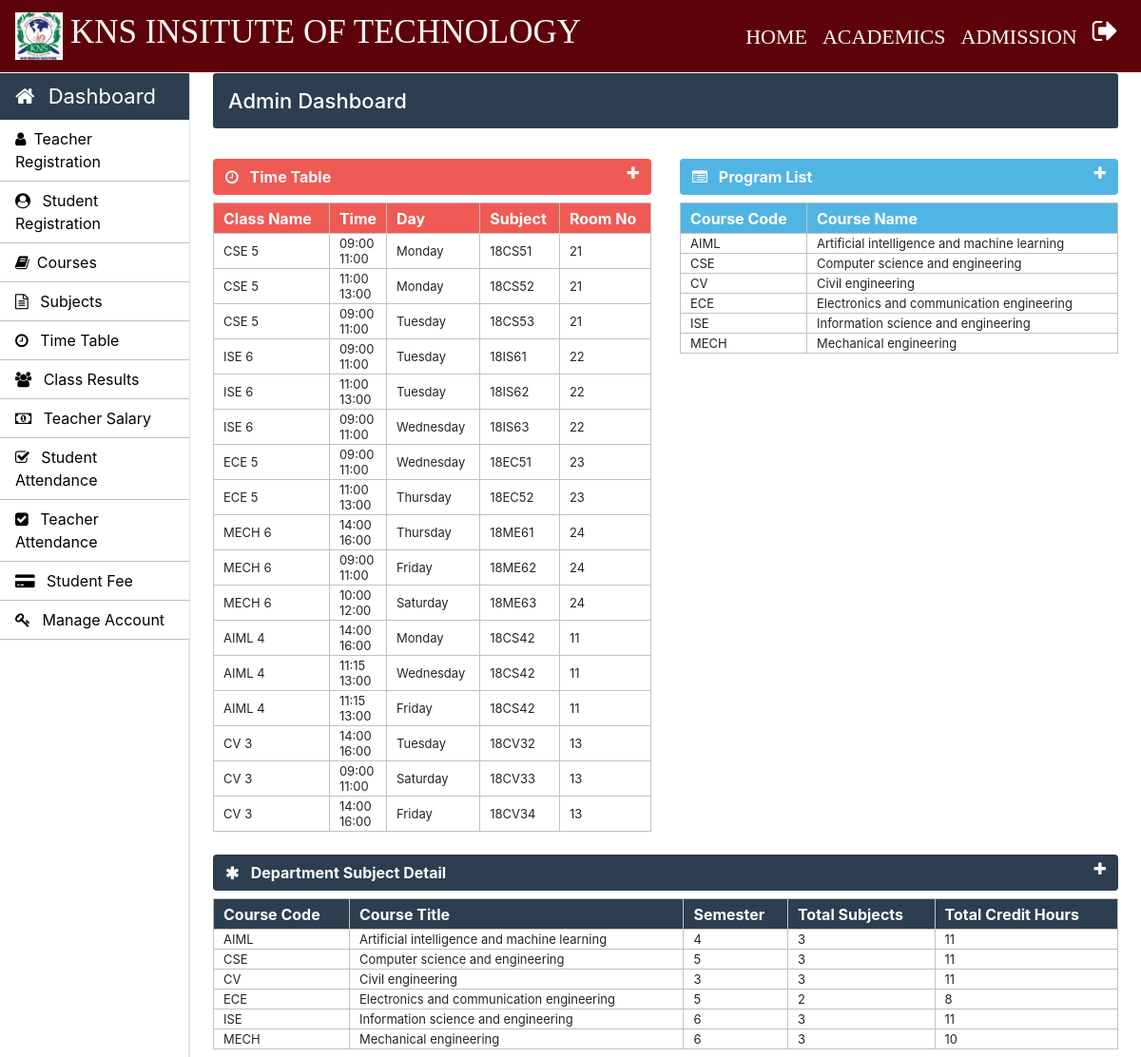
The app's page /admin/admin-index.php (signed in) with its own data.
### tables this page shows
CREATE TABLE `time_table` (
  `id` int(11) NOT NULL,
  `course_code` varchar(10) NOT NULL,
  `semester` int(11) NOT NULL,
  `timing_from` varchar(10) NOT NULL,
  `timing_to` varchar(10) NOT NULL,
  `day` varchar(20) NOT NULL,
  `subject_code` varchar(20) NOT NULL,
  `room_no` int(11) NOT NULL
);

CREATE TABLE `weekdays` (
  `day_id` int(11) NOT NULL,
  `day_name` varchar(15) NOT NULL
);

CREATE TABLE `courses` (
  `course_code` varchar(10) NOT NULL,
  `course_name` varchar(50) NOT NULL,
  `semester_or_year` varchar(10) NOT NULL,
  `no_of_year` int(10) NOT NULL
);

### Admin/admin-index.php (the view, shortened to what this page needs)
	<?php
		require_once "../connection/connection.php";
	?>
	<?php include('../common/common-header.php') ?>
	<?php include('../common/admin-sidebar.php') ?>
		<main role="main" class="col-xl-10 col-lg-9 col-md-8 ml-sm-auto px-md-4 mb-2 w-100 page-content-index">
			<div class="flex-wrap flex-md-no-wrap pt-3 pb-2 mb-3 text-white admin-dashboard pl-3">
				<h4>Admin Dashboard </h4>
			</div>
			<div class="row">
				<div class=" col-lg-6 col-md-12 col-sm-12 ">
					<div>
						<section class="mt-3">
							<div class="btn btn-block table-one text-light d-flex">
								<span class="font-weight-bold"><i class="fa fa-clock-o mr-2" aria-hidden="true"></i> Time Table</span>
								<a href="" class="ml-auto" data-toggle="collapse" data-target="#collapseOne"><i class="fa fa-plus text-light" aria-hidden="true"></i></a>
							</div>
							<div class="collapse show mt-2" id="collapseOne">
								<table class="w-100 table-elements table-one-tr"cellpadding="2">
									<tr class="pt-5 table-one text-white" style="height: 32px;">
										<th>Class Name</th>
										<th>Time</th>
										<th>Day</th>
										<th>Subject</th>
										<th>Room No</th>
									</tr>
									<?php
										$query="select * from time_table tt inner join weekdays wd on tt.day=wd.day_id";
										$run=mysqli_query($con,$query);
										while($row=mysqli_fetch_array($run)) {
											echo "<tr>";
											echo "<td>".$row["course_code"]." ".$row["semester"]."</td>";
											echo "<td>".$row["timing_from"]."<br>".$row["timing_to"]."</td>";
											echo "<td>".$row["day_name"]."</td>";
											echo "<td>".$row["subject_code"]."</td>";
											echo "<td>".$row["room_no"]."</td>";
											echo "</tr>";
										}
									?>
								</table>
							</div>
						</section>
					</div>
				</div>
				<div class=" col-lg-6 col-md-12 col-sm-12">
					<div>
						<section class="mt-3">
							<div class="btn btn-block table-two text-light d-flex">
								<span class="font-weight-bold"><i class="fa fa-list-alt mr-2" aria-hidden="true"></i> Program List</span>
								<a href="" class="ml-auto" data-toggle="collapse" data-target="#collapsetwo"><i class="fa fa-plus text-light" aria-hidden="true"></i></a>
							</div>
							<div class="collapse show mt-2" id="collapsetwo">
								<table class="w-100 table-elements table-two-tr"cellpadding="2">
									<tr class="pt-5 table-two text-white" style="height: 32px;">
										<th>Course Code</th>
										<th>Course Name</th>
									</tr>
									<?php
										$query="select course_name,course_code from courses";
										$run=mysqli_query($con,$query);
										while($row=mysqli_fetch_array($run)) { ?>
											<tr>
												<td><?php echo $row['course_code'] ?></td>
												<td><?php echo $row['course_name'] ?></td>
											</tr>
										<?php }
									?>
								</table>
							</div>
						</section>
					</div>
				</div>
				<div class="col-md-12">
					<div>
						<section class="mt-4">
							<div class="btn btn-block table-three text-light d-flex">
								<span class="font-weight-bold"><i class="fa fa-asterisk mr-2" aria-hidden="true"></i> Department Subject Detail</span>
								<a href="" class="ml-auto" data-toggle="collapse" data-target="#collapsethree"><i class="fa fa-plus text-light" aria-hidden="true"></i></a>
							</div>
							<div class="collapse show mt-2" id="collapsethree">
								<table class="w-100 table-elements table-three-tr"cellpadding="2">
									<tr class="pt-5 table-three text-white" style="height: 32px;">
										<th>Course Code</th>
										<th>Course Title</th>
										<th>Semester</th>
										<th>Total Subjects</th>
										<th>Total Credit Hours</th>
									</tr>
									<?php
										$query="select course_code,course_name,semester,count(subject_code) as subject_code,sum(credit_hours) as credit_hours from course_subjects join courses using(course_code) group by course_code, semester";
										$run=mysqli_query($con,$query);
										while($row=mysqli_fetch_array($run)) {
											echo "<tr>";
											echo "<td>".$row["course_code"]."</td>";
											echo "<td>".$row["course_name"]."</td>";
											echo "<td>".$row["semester"]."</td>";
											echo "<td>".$row["subject_code"]."</td>";
											echo "<td>".$row["credit_hours"]."</td>";
											echo "</tr>";
										}
									?>
								</table>
							</div>
						</section>
					</div>
				</div>
			</div>
		</main>
	</body>
</html>

### Common/common-header.php (shortened to what this page needs)
<!doctype html>
<html lang="en">
	<head>
      <link rel="stylesheet" type="text/css" href="../bootstrap/css/bootstrap.min.css">
      <link rel="stylesheet" type="text/css" href="../css/footer.css">
      <link rel="stylesheet" type="text/css" href="../css/style.css">
    <link rel="stylesheet" href="https://stackpath.bootstrapcdn.com/font-awesome/4.7.0/css/font-awesome.min.css">
  </head>
  <body>
    <nav class="navbar navbar-expand-lg navbar-dark header-back sticky-top header-navbar-fonts">
      <a class="navbar-brand d-flex align-items-center" href="../index.php">
        <img src="../images/logo.jpeg" class="logo-image" width="50" height="50">
        <h3 class="text-light text-uppercase ml-2">KNS Insitute of Technology</h3>
      </a>
      <div class="collapse navbar-collapse" id="navbarNavDropdown">
        <ul class="navbar-nav ml-auto">
          <li class="nav-item active">
            <a class="nav-link" href="../index.php">HOME<span class="sr-only">(current)</span></a>
          </li>
          <li class="nav-item active">
            <a class="nav-link" href="../academics.php">ACADEMICS<span class="sr-only">(current)</span></a>
          </li>
          <li class="nav-item active">
            <a class="nav-link" href="../admission.php">ADMISSION<span class="sr-only">(current)</span></a>
          </li>
          <li class="nav-item active">
            <a class="nav-link" href="../login/logout.php"><i class="fa fa-sign-out text-white fa-lg" aria-hidden="true"></i><span class="sr-only">(current)</span></a>
          </li>
        </ul>
      </div>
    </nav>

### Common/admin-sidebar.php (shortened to what this page needs)
 <nav id="sidebarMenu" class="">
<div class="col-xl-2 col-lg-3 col-md-4 sidebar position-fixed border-right">
     <div class="sidebar-header">
       <div class="nav-item">
           <a class="nav-link text-white" href="../admin/admin-index.php">
               <i class="fa fa-home mr-2" aria-hidden="true"></i> Dashboard
           </a>
       </div>
     </div>
     <ul class="nav flex-column">
       <li class="nav-item">
         <a class="nav-link" href="../admin/Teacher.php">
           <i class="fa fa-user mr-2" aria-hidden="true"></i>Teacher Registration
         </a>
     </li>
       <li class="nav-item">
         <a class="nav-link" href="../admin/Student.php">
           <i class="fa fa-user-circle mr-2" aria-hidden="true"></i> Student Registration
         </a>
       </li>
       <li class="nav-item">
         <a class="nav-link" href="../admin/Courses.php">
           <i class="fa fa-book mr-2" aria-hidden="true"></i>Courses
         </a>
       </li>
       <li class="nav-item">
         <a class="nav-link" href="../admin/subjects.php">
           <i class="fa fa-file-text-o mr-2" aria-hidden="true"></i> Subjects
         </a>
       </li>
       <li class="nav-item">
         <a class="nav-link" href="../admin/time-table.php">
            <i class="fa fa-clock-o mr-2" aria-hidden="true"></i> Time Table
         </a>
 </li>
       <li class="nav-item">
         <a class="nav-link" href="../admin/class-result.php">
           <i class="fa fa-users mr-2" aria-hidden="true"></i> Class Results
         </a>
       </li>
       <li class="nav-item">
         <a class="nav-link" href="../admin/teacher-salary.php">
           <i class="fa fa-money mr-2" aria-hidden="true"></i> Teacher Salary
         </a>
       </li>
       <li class="nav-item">
         <a class="nav-link" href="../admin/student-attendance.php">
           <i class="fa fa-check-square-o mr-2" aria-hidden="true"></i> Student Attendance
         </a>
       </li>
       <li class="nav-item">
         <a class="nav-link" href="../admin/teacher-attendance.php">
           <i class="fa fa-check-square mr-2" aria-hidden="true"></i> Teacher Attendance
         </a>
       </li>
       <li class="nav-item">
         <a class="nav-link" href="../admin/student-fee.php">
           <i class="fa fa-credit-card-alt mr-2" aria-hidden="true"></i> Student Fee
         </a>
       </li>
       <li class="nav-item">
         <a class="nav-link" href="../admin/manage-accounts.php">
           <i class="fa fa-key mr-2" aria-hidden="true"></i> Manage Account
         </a>
       </li>
     </ul>
   </div>
 </nav>

### Css/footer.css (style rules this page uses)
.footer-top h2,h3 { color: #fff; }

### Css/style.css (style rules this page uses)
h3 { font-size: 25px; }
h4 { font-size: 22px; }
.header-back { background: #5e0209; }
.header-navbar-fonts { font-family: Cambria, Cochin, Georgia, Times, 'Times New Roman', serif; }
.header-navbar-fonts h3 { font-size: 35px !important; }
.header-navbar-fonts ul li a { font-size: 22px !important; }
.sidebar { padding: 0; margin-top: 1px; height: 100%; box-shadow: inset -1px 0 0 rgba(0, 0, 0, .1); background-color: #fff; }
.sidebar-header { background: #2c3e50; font-size: 22px !important; }
.sidebar ul { background-color: #ffffff; }
.sidebar ul li { border-bottom: 1px solid rgb(192, 190, 190); }
.sidebar ul li a { font-size: 16px !important; color: black; }
.admin-dashboard { margin-top: 1px !important; background: #2c3e50 !important; border-radius: 3px; }
.table-elements tr, td, th { font-size: 13px; border: 1px solid rgb(194, 193, 193); padding-left: 10px !important; }
.table-one { background: #eb1811b6; }
.table-two { background: #51b5e4; }
.table-three { background: #2c3e50 !important; }
.table-font-for-transcript td, th { font-size: 16px !important; }

### records on screen
time_table: course_code "CSE", semester "5", timing_from "09:00", timing_to "11:00", weekdays.day_name "Monday", subject_code "18CS51", room_no "21"
time_table: course_code "CSE", semester "5", timing_from "11:00", timing_to "13:00", weekdays.day_name "Monday", subject_code "18CS52", room_no "21"
time_table: course_code "CSE", semester "5", timing_from "09:00", timing_to "11:00", weekdays.day_name "Tuesday", subject_code "18CS53", room_no "21"
time_table: course_code "ISE", semester "6", timing_from "09:00", timing_to "11:00", weekdays.day_name "Tuesday", subject_code "18IS61", room_no "22"
time_table: course_code "ISE", semester "6", timing_from "11:00", timing_to "13:00", weekdays.day_name "Tuesday", subject_code "18IS62", room_no "22"
time_table: course_code "ISE", semester "6", timing_from "09:00", timing_to "11:00", weekdays.day_name "Wednesday", subject_code "18IS63", room_no "22"
time_table: course_code "ECE", semester "5", timing_from "09:00", timing_to "11:00", weekdays.day_name "Wednesday", subject_code "18EC51", room_no "23"
time_table: course_code "ECE", semester "5", timing_from "11:00", timing_to "13:00", weekdays.day_name "Thursday", subject_code "18EC52", room_no "23"
time_table: course_code "MECH", semester "6", timing_from "14:00", timing_to "16:00", weekdays.day_name "Thursday", subject_code "18ME61", room_no "24"
time_table: course_code "MECH", semester "6", timing_from "09:00", timing_to "11:00", weekdays.day_name "Friday", subject_code "18ME62", room_no "24"
time_table: course_code "MECH", semester "6", timing_from "10:00", timing_to "12:00", weekdays.day_name "Saturday", subject_code "18ME63", room_no "24"
time_table: course_code "AIML", semester "4", timing_from "14:00", timing_to "16:00", weekdays.day_name "Monday", subject_code "18CS42", room_no "11"
time_table: course_code "AIML", semester "4", timing_from "11:15", timing_to "13:00", weekdays.day_name "Wednesday", subject_code "18CS42", room_no "11"
time_table: course_code "AIML", semester "4", timing_from "11:15", timing_to "13:00", weekdays.day_name "Friday", subject_code "18CS42", room_no "11"
time_table: course_code "CV", semester "3", timing_from "14:00", timing_to "16:00", weekdays.day_name "Tuesday", subject_code "18CV32", room_no "13"
time_table: course_code "CV", semester "3", timing_from "09:00", timing_to "11:00", weekdays.day_name "Saturday", subject_code "18CV33", room_no "13"
time_table: course_code "CV", semester "3", timing_from "14:00", timing_to "16:00", weekdays.day_name "Friday", subject_code "18CV34", room_no "13"
courses: course_code "AIML", course_name "Artificial intelligence and machine learning"
courses: course_code "CSE", course_name "Computer science and engineering"
courses: course_code "CV", course_name "Civil engineering"
courses: course_code "ECE", course_name "Electronics and communication engineering"
courses: course_code "ISE", course_name "Information science and engineering"
courses: course_code "MECH", course_name "Mechanical engineering"

### other values on screen
$row["course_code"] "AIML"
$row["course_name"] "Artificial intelligence and machine learning"
$row["semester"] "4"
$row["subject_code"] "3"
$row["credit_hours"] "11"
$row["course_code"] "CSE"
$row["course_name"] "Computer science and engineering"
$row["semester"] "5"
$row["course_code"] "CV"
$row["course_name"] "Civil engineering"
$row["semester"] "3"
$row["course_code"] "ECE"
$row["course_name"] "Electronics and communication engineering"
$row["subject_code"] "2"
$row["credit_hours"] "8"
